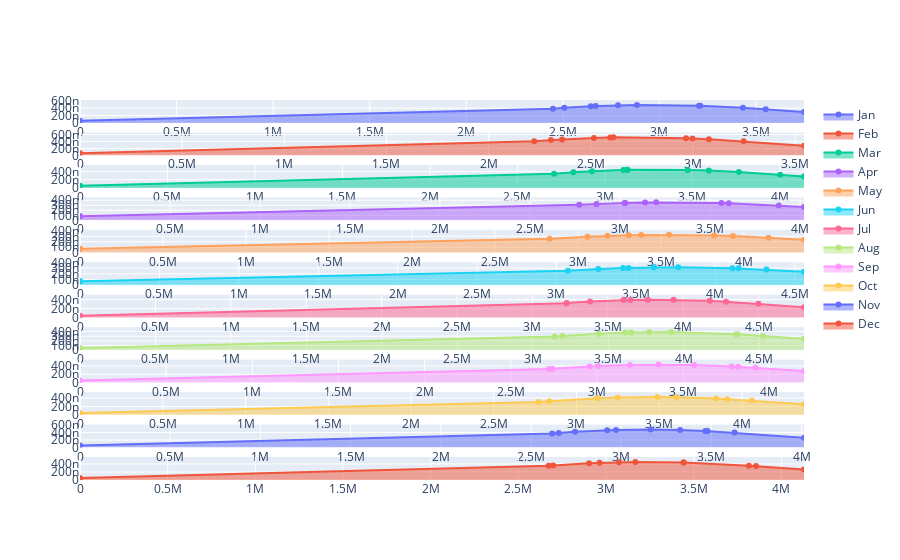

Notebook source saved alongside this figure:
### Code cell
figure.show()

### Figure 1 — Plotly figure (JSON) as saved in the notebook; plotly's stock layout.template omitted (floating-point values rounded to 4 significant figures)
{"data": [{"fill": "tozeroy", "name": "Jan", "type": "scatter", "x": [3748529, 3550084, 3432625, 3211600, 3204637, 2883810, 2785466, 2670053, 2644539, 2507430, 2448889, 0], "xaxis": "x", "y": [2.982e-07, 3.722e-07, 4.113e-07, 4.674e-07, 4.687e-07, 4.89e-07, 4.786e-07, 4.563e-07, 4.5e-07, 4.087e-07, 3.878e-07, 5.657e-08], "yaxis": "y"}, {"fill": "tozeroy", "name": "Feb", "type": "scatter", "x": [3543639, 3248144, 3078405, 2998119, 2966477, 2610667, 2595676, 2515361, 2359800, 2304990, 2223024, 0], "xaxis": "x2", "y": [2.793e-07, 4.055e-07, 4.663e-07, 4.891e-07, 4.968e-07, 5.2e-07, 5.182e-07, 5.045e-07, 4.607e-07, 4.405e-07, 4.065e-07, 6.099e-08], "yaxis": "y2"}, {"fill": "tozeroy", "name": "Mar", "type": "scatter", "x": [4137679, 4001521, 3765504, 3593364, 3472440, 3129205, 3127387, 3105958, 2925918, 2820085, 2708778, 0], "xaxis": "x3", "y": [2.762e-07, 3.189e-07, 3.854e-07, 4.221e-07, 4.395e-07, 4.41e-07, 4.408e-07, 4.384e-07, 4.068e-07, 3.8e-07, 3.465e-07, 5.113e-08], "yaxis": "y3"}, {"fill": "tozeroy", "name": "Apr", "type": "scatter", "x": [4021677, 3881893, 3604104, 3563007, 3200527, 3139059, 3029021, 3024973, 2869247, 2773293, 0, 0], "xaxis": "x4", "y": [2.648e-07, 2.944e-07, 3.404e-07, 3.452e-07, 3.594e-07, 3.564e-07, 3.473e-07, 3.469e-07, 3.261e-07, 3.094e-07, 8.154e-08, 8.154e-08], "yaxis": "y4"}, {"fill": "tozeroy", "name": "May", "type": "scatter", "x": [4361140, 4147096, 3933016, 3820570, 3547804, 3380355, 3305954, 3177100, 3056934, 2829000, 0, 0], "xaxis": "x5", "y": [2.384e-07, 2.757e-07, 3.053e-07, 3.165e-07, 3.287e-07, 3.248e-07, 3.202e-07, 3.086e-07, 2.939e-07, 2.576e-07, 7.556e-08, 7.556e-08], "yaxis": "y5"}, {"fill": "tozeroy", "name": "Jun", "type": "scatter", "x": [4558511, 4321833, 4146797, 4107195, 3766323, 3612886, 3453751, 3419595, 3263621, 3071396, 0, 0], "xaxis": "x6", "y": [2.385e-07, 2.75e-07, 2.96e-07, 2.998e-07, 3.163e-07, 3.133e-07, 3.034e-07, 3.005e-07, 2.835e-07, 2.56e-07, 7.159e-08, 7.159e-08], "yaxis": "y6"}, {"fill": "tozeroy", "name": "Jul", "type": "scatter", "x": [4801148, 4499221, 4284443, 4176486, 3935589, 3765824, 3649702, 3603946, 3382382, 3227605, 3225769, 0], "xaxis": "x7", "y": [2.345e-07, 3.105e-07, 3.564e-07, 3.746e-07, 3.996e-07, 4.018e-07, 3.955e-07, 3.913e-07, 3.583e-07, 3.245e-07, 3.241e-07, 4.47e-08], "yaxis": "y7"}, {"fill": "tozeroy", "name": "Aug", "type": "scatter", "x": [4796653, 4524918, 4356216, 4347059, 3917884, 3771842, 3650668, 3612297, 3436417, 3195866, 3143839, 0], "xaxis": "x8", "y": [2.434e-07, 3.068e-07, 3.404e-07, 3.42e-07, 3.883e-07, 3.88e-07, 3.81e-07, 3.776e-07, 3.545e-07, 3.066e-07, 2.944e-07, 4.411e-08], "yaxis": "y8"}, {"fill": "tozeroy", "name": "Sep", "type": "scatter", "x": [4201394, 3919072, 3819379, 3781168, 3564970, 3356365, 3191526, 3004720, 2957530, 2740553, 2720100, 0], "xaxis": "x9", "y": [2.761e-07, 3.575e-07, 3.813e-07, 3.894e-07, 4.233e-07, 4.334e-07, 4.245e-07, 3.971e-07, 3.875e-07, 3.323e-07, 3.264e-07, 5.016e-08], "yaxis": "y9"}, {"fill": "tozeroy", "name": "Oct", "type": "scatter", "x": [4374749, 4059443, 3910790, 3844987, 3602455, 3490100, 3249428, 3129309, 3124451, 2834959, 2770715, 0], "xaxis": "x10", "y": [2.516e-07, 3.4e-07, 3.746e-07, 3.875e-07, 4.191e-07, 4.239e-07, 4.118e-07, 3.946e-07, 3.938e-07, 3.271e-07, 3.089e-07, 4.871e-08], "yaxis": "y10"}, {"fill": "tozeroy", "name": "Nov", "type": "scatter", "x": [4013814, 3628786, 3478890, 3466878, 3326859, 3163659, 2971484, 2922500, 2744485, 2653887, 2617333, 0], "xaxis": "x11", "y": [2.61e-07, 3.987e-07, 4.404e-07, 4.432e-07, 4.694e-07, 4.819e-07, 4.695e-07, 4.617e-07, 4.193e-07, 3.905e-07, 3.778e-07, 5.403e-08], "yaxis": "y11"}, {"fill": "tozeroy", "name": "Dec", "type": "scatter", "x": [4129052, 3855835, 3814984, 3443039, 3441693, 3167124, 3074209, 2962937, 2903637, 2698200, 2671797, 0], "xaxis": "x12", "y": [2.604e-07, 3.451e-07, 3.568e-07, 4.365e-07, 4.366e-07, 4.49e-07, 4.422e-07, 4.268e-07, 4.155e-07, 3.621e-07, 3.539e-07, 5.169e-08], "yaxis": "y12"}], "layout": {"autosize": true, "xaxis": {"anchor": "y", "autorange": true, "domain": [0, 1], "range": [0, 3748529], "type": "linear"}, "xaxis10": {"anchor": "y10", "autorange": true, "domain": [0, 1], "range": [0, 4374749], "type": "linear"}, "xaxis11": {"anchor": "y11", "autorange": true, "domain": [0, 1], "range": [0, 4013814], "type": "linear"}, "xaxis12": {"anchor": "y12", "autorange": true, "domain": [0, 1], "range": [0, 4129052], "type": "linear"}, "xaxis2": {"anchor": "y2", "autorange": true, "domain": [0, 1], "range": [0, 3543639], "type": "linear"}, "xaxis3": {"anchor": "y3", "autorange": true, "domain": [0, 1], "range": [0, 4137679], "type": "linear"}, "xaxis4": {"anchor": "y4", "autorange": true, "domain": [0, 1], "range": [0, 4021677], "type": "linear"}, "xaxis5": {"anchor": "y5", "autorange": true, "domain": [0, 1], "range": [0, 4361140], "type": "linear"}, "xaxis6": {"anchor": "y6", "autorange": true, "domain": [0, 1], "range": [0, 4558511], "type": "linear"}, "xaxis7": {"anchor": "y7", "autorange": true, "domain": [0, 1], "range": [0, 4801148], "type": "linear"}, "xaxis8": {"anchor": "y8", "autorange": true, "domain": [0, 1], "range": [0, 4796653], "type": "linear"}, "xaxis9": {"anchor": "y9", "autorange": true, "domain": [0, 1], "range": [0, 4201394], "type": "linear"}, "yaxis": {"anchor": "x", "autorange": true, "domain": [0.9396, 1], "range": [0, 8.081e-07], "type": "linear"}, "yaxis10": {"anchor": "x10", "autorange": true, "domain": [0.1708, 0.2313], "range": [0, 7.005e-07], "type": "linear"}, "yaxis11": {"anchor": "x11", "autorange": true, "domain": [0.08542, 0.1458], "range": [0, 7.963e-07], "type": "linear"}, "yaxis12": {"anchor": "x12", "autorange": true, "domain": [0, 0.06042], "range": [0, 7.419e-07], "type": "linear"}, "yaxis2": {"anchor": "x2", "autorange": true, "domain": [0.8542, 0.9146], "range": [0, 8.592e-07], "type": "linear"}, "yaxis3": {"anchor": "x3", "autorange": true, "domain": [0.7688, 0.8292], "range": [0, 7.288e-07], "type": "linear"}, "yaxis4": {"anchor": "x4", "autorange": true, "domain": [0.6833, 0.7438], "range": [0, 5.938e-07], "type": "linear"}, "yaxis5": {"anchor": "x5", "autorange": true, "domain": [0.5979, 0.6583], "range": [0, 5.431e-07], "type": "linear"}, "yaxis6": {"anchor": "x6", "autorange": true, "domain": [0.5125, 0.5729], "range": [0, 5.227e-07], "type": "linear"}, "yaxis7": {"anchor": "x7", "autorange": true, "domain": [0.4271, 0.4875], "range": [0, 6.639e-07], "type": "linear"}, "yaxis8": {"anchor": "x8", "autorange": true, "domain": [0.3417, 0.4021], "range": [0, 6.416e-07], "type": "linear"}, "yaxis9": {"anchor": "x9", "autorange": true, "domain": [0.2563, 0.3167], "range": [0, 7.162e-07], "type": "linear"}}}
